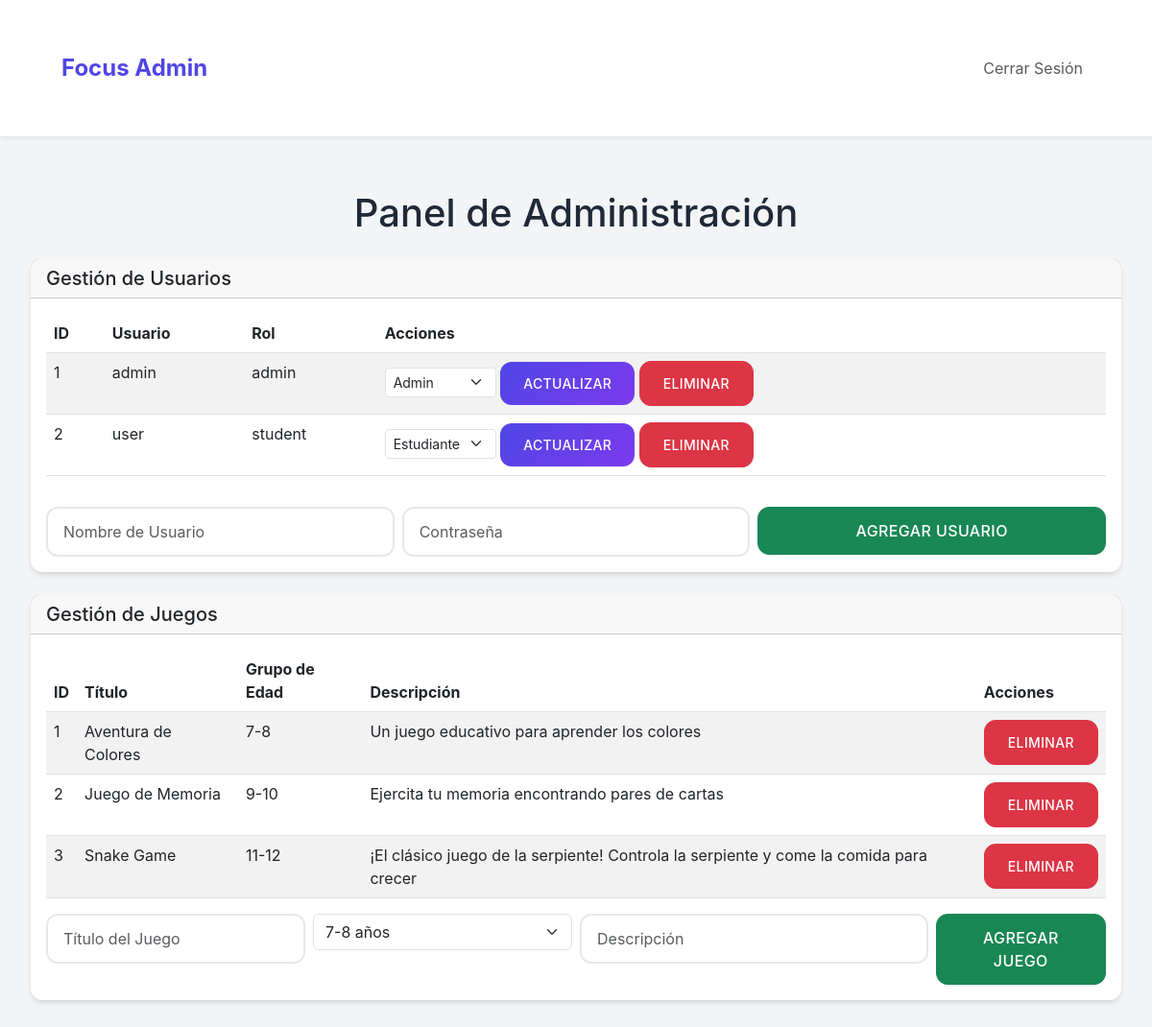
Page /dashboard (signed in) on the earlier database version.
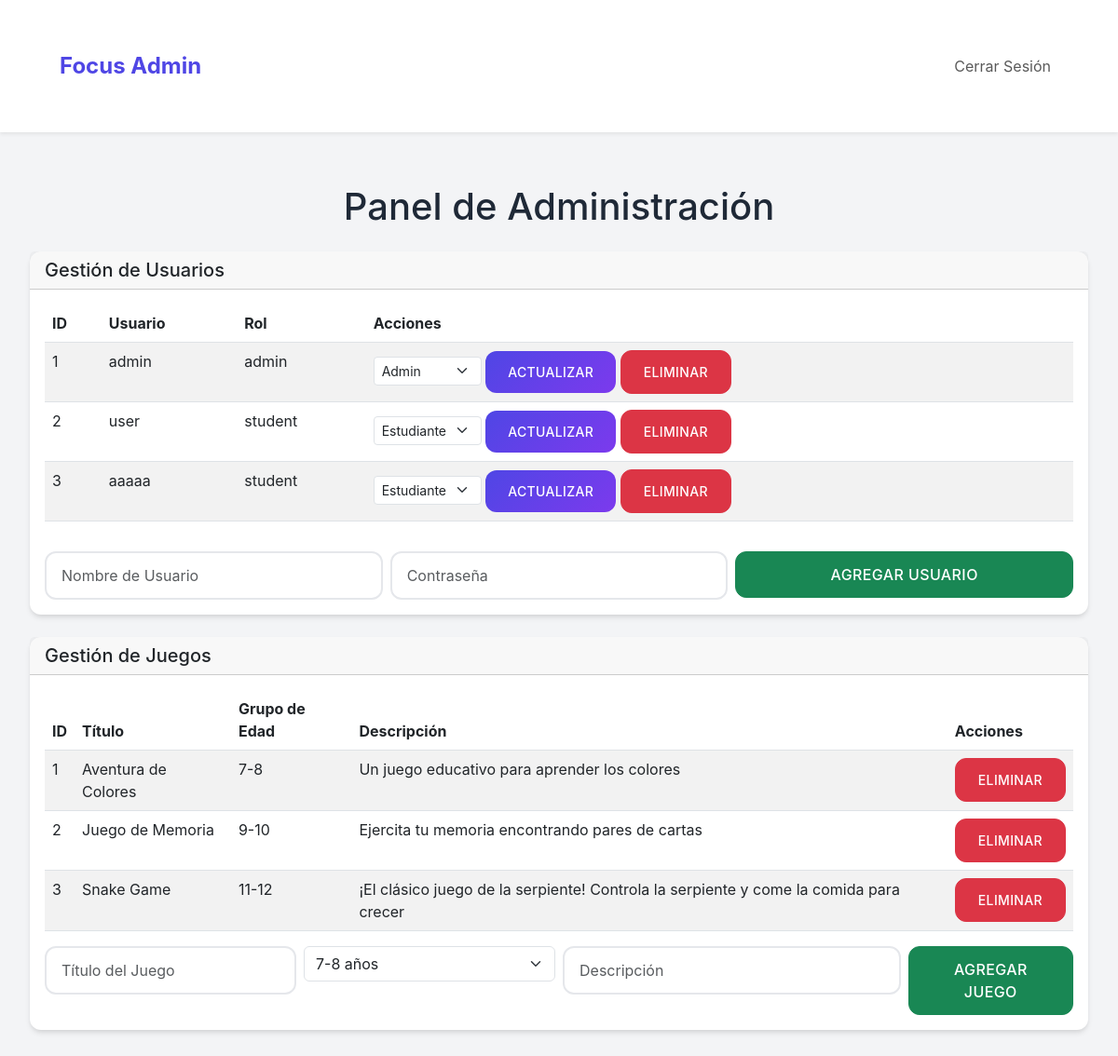
Same page on the later database version.
### app.py (models this page shows)
class User(UserMixin, db.Model):
    id = db.Column(db.Integer, primary_key=True)
    username = db.Column(db.String(50), unique=True, nullable=False)
    password = db.Column(db.String(200), nullable=False)
    role = db.Column(db.String(10), nullable=False, default='student')  # 'admin' or 'student'

class Game(db.Model):
    id = db.Column(db.Integer, primary_key=True)
    age_group = db.Column(db.String(20), nullable=False)  # '7-8', '9-10', '11-12'
    title = db.Column(db.String(100), nullable=False)
    description = db.Column(db.String(300), nullable=False)

### app.py (the view)
@app.route('/dashboard')
@login_required
def dashboard():
    if current_user.role == 'admin':
        users = User.query.all()
        games = Game.query.all() #get games
        return render_template('admin_dashboard.html', users=users, games=games)
    return render_template('student_dashboard.html')

### app.py (called while the page is built)
@login_manager.user_loader
def load_user(user_id):
    return User.query.get(int(user_id))

### templates/admin_dashboard.html (shortened to what this page needs)
<!DOCTYPE html>
<html lang="es">
<head>
    <link rel="stylesheet" href="https://cdn.jsdelivr.net/npm/bootstrap@5.3.0/dist/css/bootstrap.min.css">
    <link rel="stylesheet" href="{{ url_for('static', filename='CSS/styles.css') }}">
</head>
<body>
    <nav class="navbar navbar-expand-lg navbar-light bg-white shadow-sm">
        <div class="container">
            <a class="navbar-brand" href="{{ url_for('dashboard') }}">
                <span class="platform-name" style="font-size: 1.5rem; font-weight: bold;">Focus Admin</span>
            </a>
            <div class="collapse navbar-collapse" id="navbarNav">
                <ul class="navbar-nav ms-auto">
                    <li class="nav-item">
                        <a class="nav-link" href="{{ url_for('logout') }}">Cerrar Sesión</a>
                    </li>
                </ul>
            </div>
        </div>
    </nav>
    <div class="container my-4">
        <h1 class="text-center mb-4">Panel de Administración</h1>
        <div class="card mb-4">
            <div class="card-header">
                <h2 class="h5 mb-0">Gestión de Usuarios</h2>
            </div>
            <div class="card-body">
                <table class="table table-striped">
                    <thead>
                        <tr>
                            <th>ID</th>
                            <th>Usuario</th>
                            <th>Rol</th>
                            <th>Acciones</th>
                        </tr>
                    </thead>
                    <tbody>
                        {% for user in users %}
                        <tr>
                            <td>{{ user.id }}</td>
                            <td>{{ user.username }}</td>
                            <td>{{ user.role }}</td>
                            <td>
                                <form method="POST" action="{{ url_for('set_user_role', user_id=user.id) }}" class="d-inline">
                                    <select name="role" class="form-select form-select-sm d-inline-block w-auto">
                                        <option value="admin" {% if user.role == 'admin' %}selected{% endif %}>Admin</option>
                                        <option value="student" {% if user.role == 'student' %}selected{% endif %}>Estudiante</option>
                                    </select>
                                    <button type="submit" class="btn btn-sm btn-primary">Actualizar</button>
                                </form>
                                <form method="POST" action="{{ url_for('delete_user', user_id=user.id) }}" class="d-inline">
                                    <button type="submit" class="btn btn-sm btn-danger">Eliminar</button>
                                </form>
                            </td>
                        </tr>
                        {% endfor %}
                    </tbody>
                </table>
                <form method="POST" action="{{ url_for('add_user') }}">
                    <div class="row g-2 mt-4">
                        <div class="col-md-4">
                            <input type="text" name="username" class="form-control" placeholder="Nombre de Usuario" required>
                        </div>
                        <div class="col-md-4">
                            <input type="password" name="password" class="form-control" placeholder="Contraseña" required>
                        </div>
                        <div class="col-md-4">
                            <button type="submit" class="btn btn-success w-100">Agregar Usuario</button>
                        </div>
                    </div>
                </form>
            </div>
        </div>
        <div class="card">
            <div class="card-header">
                <h2 class="h5 mb-0">Gestión de Juegos</h2>
            </div>
            <div class="card-body">
                <table class="table table-striped">
                    <thead>
                        <tr>
                            <th>ID</th>
                            <th>Título</th>
                            <th>Grupo de Edad</th>
                            <th>Descripción</th>
                            <th>Acciones</th>
                        </tr>
                    </thead>
                    <tbody>
                        {% for game in games %}
                        <tr>
                            <td>{{ game.id }}</td>
                            <td>{{ game.title }}</td>
                            <td>{{ game.age_group }}</td>
                            <td>{{ game.description }}</td>
                            <td>
                                <form method="POST" action="{{ url_for('delete_game', game_id=game.id) }}">
                                    <button type="submit" class="btn btn-sm btn-danger">Eliminar</button>
                                </form>
                            </td>
                        </tr>
                        {% endfor %}
                    </tbody>
                </table>
                <form method="POST" action="{{ url_for('add_game') }}">
                    <div class="row g-2">
                        <div class="col-md-3">
                            <input type="text" name="title" class="form-control" placeholder="Título del Juego" required>
                        </div>
                        <div class="col-md-3">
                            <select name="age_group" class="form-select" required>
                                <option value="7-8">7-8 años</option>
                            </select>
                        </div>
                        <div class="col-md-4">
                            <input type="text" name="description" class="form-control" placeholder="Descripción" required>
                        </div>
                        <div class="col-md-2">
                            <button type="submit" class="btn btn-success w-100">Agregar Juego</button>
                        </div>
                    </div>
                </form>
            </div>
        </div>
    </div>
</body>
</html>

### Static/CSS/styles.css (style rules this page uses)
:root { --primary-color: #4F46E5; --secondary-color: #7C3AED; --background-color: #F3F4F6; --text-color: #1F2937; --accent-color: #10B981; --error-color: #EF4444; --success-color: #10B981; --border-radius: 12px; --box-shadow: 0 4px 6px -1px rgba(0, 0, 0, 0.1), 0 2px 4px -1px rgba(0, 0, 0, 0.06); }
body { font-family: 'Inter', system-ui, -apple-system, sans-serif; background-color: var(--background-color); color: var(--text-color); line-height: 1.5; }
.container { max-width: 1200px; margin: 0 auto; padding: 2rem; }
.card { background: white; border-radius: var(--border-radius); box-shadow: var(--box-shadow); transition: transform 0.2s ease, box-shadow 0.2s ease; border: none; }
.btn { padding: 0.75rem 1.5rem; border-radius: var(--border-radius); font-weight: 500; transition: all 0.2s ease; text-transform: uppercase; letter-spacing: 0.025em; }
.btn-primary { background: linear-gradient(135deg, var(--primary-color), var(--secondary-color)); border: none; }
.form-control { border-radius: var(--border-radius); padding: 0.75rem 1rem; border: 2px solid #E5E7EB; transition: all 0.2s ease; }
.navbar { background: white; box-shadow: var(--box-shadow); padding: 1rem 2rem; }
.navbar-brand { font-weight: 700; color: var(--primary-color); }

Differences in the rows shown:
added User: id "3", username "aaaaa", role "student", role "Estudiante"
